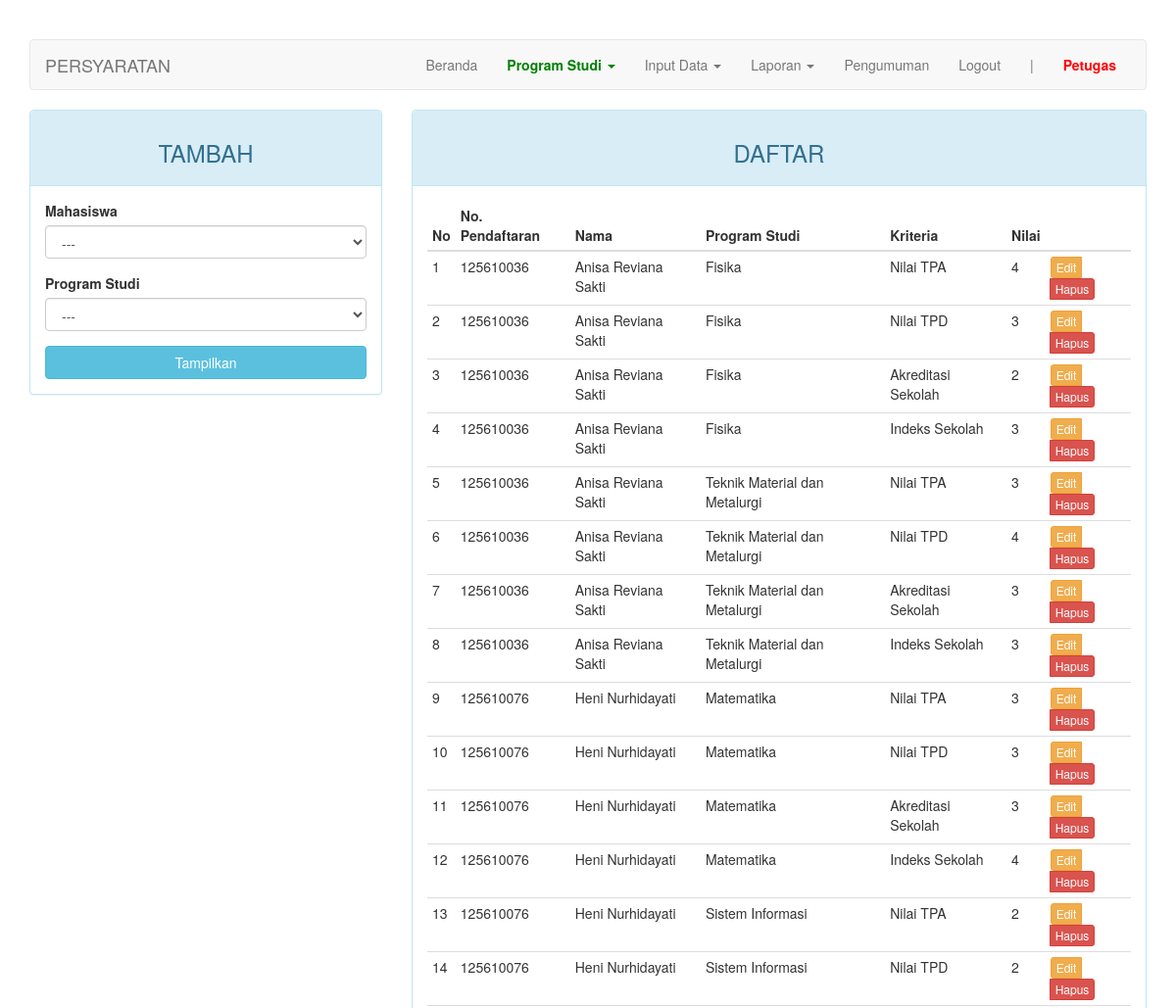
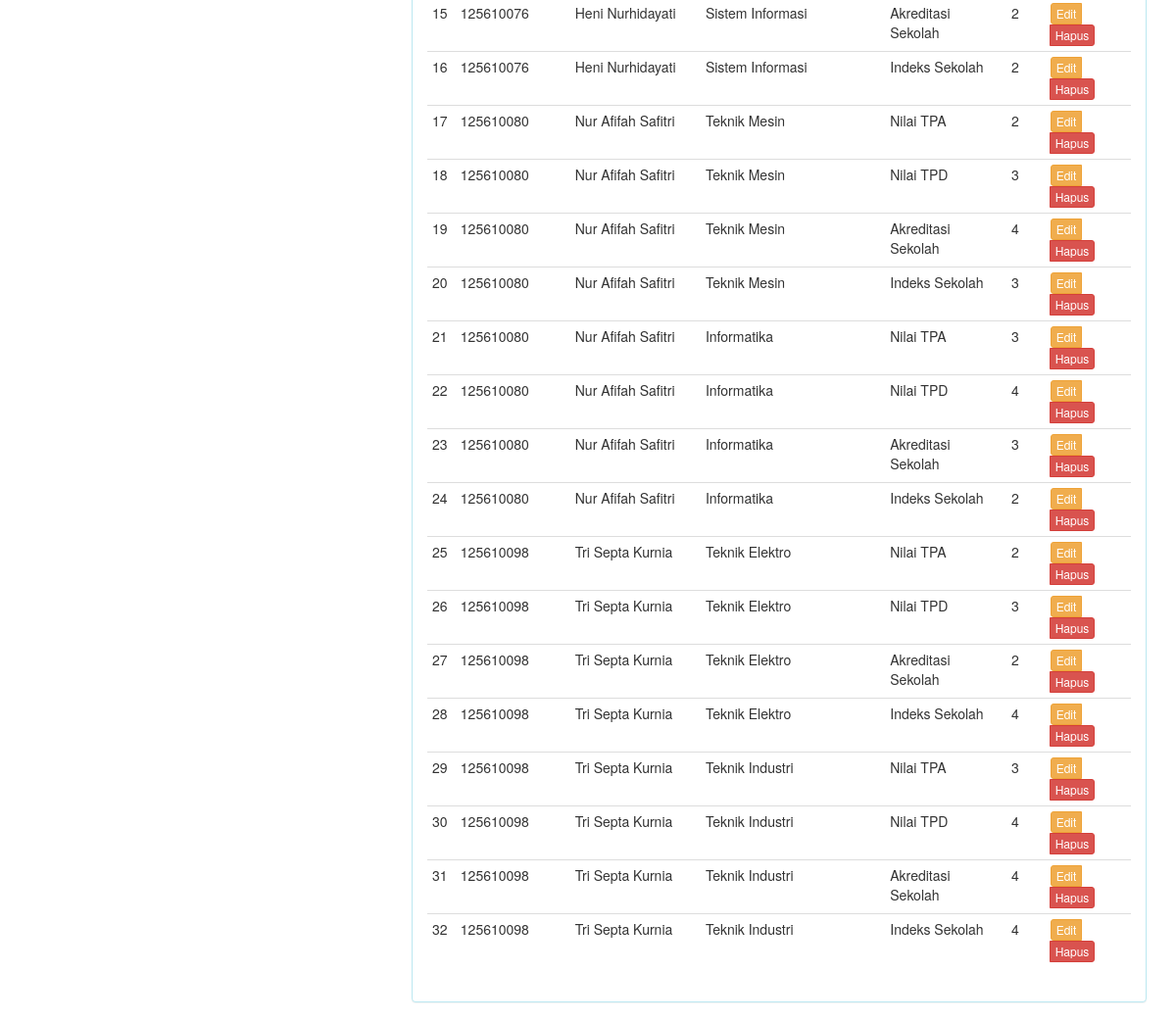
Page /index.php?page=nilai (signed in) on the committed database (2 pictures, top to bottom).
### tables this page shows
CREATE TABLE IF NOT EXISTS `nilai` (
  `kd_nilai` int(11) NOT NULL AUTO_INCREMENT,
  `kd_prodi` int(11) DEFAULT NULL,
  `kd_kriteria` int(11) NOT NULL,
  `no_pendaftaran` char(9) NOT NULL,
  `nilai` float DEFAULT NULL,
  PRIMARY KEY (`kd_nilai`),
  KEY `fk_kriteria` (`kd_kriteria`),
  KEY `fk_camaba` (`no_pendaftaran`),
  KEY `fk_prodi` (`kd_prodi`)
);

CREATE TABLE IF NOT EXISTS `camaba` (
  `no_pendaftaran` char(9) NOT NULL,
  `nama` varchar(30) NOT NULL,
  `alamat` varchar(100) DEFAULT NULL,
  `jenis_kelamin` enum('Laki-laki','Perempuan') DEFAULT NULL,
  `tahun_lulus` char(4) NOT NULL,
  PRIMARY KEY (`no_pendaftaran`)
);

CREATE TABLE IF NOT EXISTS `prodi` (
  `kd_prodi` int(11) NOT NULL AUTO_INCREMENT,
  `nama_prodi` varchar(50) DEFAULT NULL,
  PRIMARY KEY (`kd_prodi`)
);

CREATE TABLE IF NOT EXISTS `kriteria` (
  `kd_kriteria` int(11) NOT NULL AUTO_INCREMENT,
  `kd_prodi` int(11) NOT NULL,
  `nama` varchar(50) DEFAULT NULL,
  `sifat` enum('min','max') DEFAULT NULL,
  PRIMARY KEY (`kd_kriteria`),
  KEY `kd_prodi` (`kd_prodi`),
  KEY `kd_prodi_2` (`kd_prodi`)
);

### page/nilai.php (the view, shortened to what this page needs)
<?php
$update = (isset($_GET['action']) AND $_GET['action'] == 'update') ? true : false;
?>
<div class="row">
	<div class="col-md-4">
	    <div class="panel panel-<?= ($update) ? "warning" : "info" ?>">
	        <div class="panel-heading"><h3 class="text-center"><?= ($update) ? "EDIT" : "TAMBAH" ?></h3></div>
	        <div class="panel-body">
	            <form action="<?=$_SERVER["REQUEST_URI"]?>" method="post">
									<div class="form-group">
										<label for="no_pendaftaran">Mahasiswa</label>
										<?php if ($_POST): ?>
											<input type="text" name="no_pendaftaran" value="<?=$_POST["no_pendaftaran"]?>" class="form-control" readonly="on">
										<?php else: ?>
											<select class="form-control" name="no_pendaftaran">
												<option>---</option>
											</select>
										<?php endif; ?>
									</div>
									<div class="form-group">
	                  <label for="kd_prodi">Program Studi</label>
										<?php if ($_POST): ?>
											<?php $q = $connection->query("SELECT nama_prodi FROM prodi WHERE kd_prodi=$_POST[kd_prodi]"); ?>
											<input type="text"value="<?=$q->fetch_assoc()["nama_prodi"]?>" class="form-control" readonly="on">
											<input type="hidden" name="kd_prodi" value="<?=$_POST["kd_prodi"]?>">
										<?php else: ?>
											<select class="form-control" name="kd_prodi" id="prodi">
												<option>---</option>
											</select>
										<?php endif; ?>
									</div>
	                <button type="submit" id="simpan" class="btn btn-<?= ($update) ? "warning" : "info" ?> btn-block"><?=($_POST) ? "Simpan" : "Tampilkan"?></button>
	            </form>
	        </div>
	    </div>
	</div>
	<div class="col-md-8">
	    <div class="panel panel-info">
	        <div class="panel-heading"><h3 class="text-center">DAFTAR</h3></div>
	        <div class="panel-body">
	            <table class="table table-condensed">
	                <thead>
	                    <tr>
	                        <th>No</th>
							<th>No. Pendaftaran</th>
							<th>Nama</th>
	                        <th>Program Studi</th>
	                        <th>Kriteria</th>
	                        <th>Nilai</th>
	                        <th></th>
	                    </tr>
	                </thead>
	                <tbody>
	                    <?php $no = 1; ?>
	                    <?php if ($query = $connection->query("SELECT a.kd_nilai, c.nama_prodi AS nama_prodi, b.nama AS nama_kriteria, d.no_pendaftaran, d.nama AS nama_camaba, a.nilai FROM nilai a JOIN kriteria b ON a.kd_kriteria=b.kd_kriteria JOIN prodi c ON a.kd_prodi=c.kd_prodi JOIN camaba d ON d.no_pendaftaran=a.no_pendaftaran")): ?>
	                        <?php while($row = $query->fetch_assoc()): ?>
	                        <tr>
	                            <td><?=$no++?></td>
								<td><?=$row['no_pendaftaran']?></td>
								<td><?=$row['nama_camaba']?></td>
	                            <td><?=$row['nama_prodi']?></td>
	                            <td><?=$row['nama_kriteria']?></td>
	                            <td><?=$row['nilai']?></td>
	                            <td>
	                                <div class="btn-group">
	                                    <a href="?page=nilai&action=update&key=<?=$row['kd_nilai']?>" class="btn btn-warning btn-xs">Edit</a>
	                                    <a href="?page=nilai&action=delete&key=<?=$row['kd_nilai']?>" class="btn btn-danger btn-xs">Hapus</a>
	                                </div>
	                            </td>
	                        </tr>
	                        <?php endwhile ?>
	                    <?php endif ?>
	                </tbody>
	            </table>
	        </div>
	    </div>
	</div>
</div>

### index.php (style rules this page uses)
body { margin-top: 40px; }

### rows in the picture
nilai: no_pendaftaran.no_pendaftaran "125610036", no_pendaftaran.nama "Anisa Reviana Sakti", kd_prodi.nama_prodi "Fisika", kd_kriteria.nama "Nilai TPA", nilai "4"
nilai: no_pendaftaran.no_pendaftaran "125610036", no_pendaftaran.nama "Anisa Reviana Sakti", kd_prodi.nama_prodi "Fisika", kd_kriteria.nama "Nilai TPD", nilai "3"
nilai: no_pendaftaran.no_pendaftaran "125610036", no_pendaftaran.nama "Anisa Reviana Sakti", kd_prodi.nama_prodi "Fisika", kd_kriteria.nama "Akreditasi Sekolah", nilai "2"
nilai: no_pendaftaran.no_pendaftaran "125610036", no_pendaftaran.nama "Anisa Reviana Sakti", kd_prodi.nama_prodi "Fisika", kd_kriteria.nama "Indeks Sekolah", nilai "3"
nilai: no_pendaftaran.no_pendaftaran "125610036", no_pendaftaran.nama "Anisa Reviana Sakti", kd_prodi.nama_prodi "Teknik Material dan Metalurgi", kd_kriteria.nama "Nilai TPA", nilai "3"
nilai: no_pendaftaran.no_pendaftaran "125610036", no_pendaftaran.nama "Anisa Reviana Sakti", kd_prodi.nama_prodi "Teknik Material dan Metalurgi", kd_kriteria.nama "Nilai TPD", nilai "4"
nilai: no_pendaftaran.no_pendaftaran "125610036", no_pendaftaran.nama "Anisa Reviana Sakti", kd_prodi.nama_prodi "Teknik Material dan Metalurgi", kd_kriteria.nama "Akreditasi Sekolah", nilai "3"
nilai: no_pendaftaran.no_pendaftaran "125610036", no_pendaftaran.nama "Anisa Reviana Sakti", kd_prodi.nama_prodi "Teknik Material dan Metalurgi", kd_kriteria.nama "Indeks Sekolah", nilai "3"
nilai: no_pendaftaran.no_pendaftaran "125610076", no_pendaftaran.nama "Heni Nurhidayati", kd_prodi.nama_prodi "Matematika", kd_kriteria.nama "Nilai TPA", nilai "3"
nilai: no_pendaftaran.no_pendaftaran "125610076", no_pendaftaran.nama "Heni Nurhidayati", kd_prodi.nama_prodi "Matematika", kd_kriteria.nama "Nilai TPD", nilai "3"
nilai: no_pendaftaran.no_pendaftaran "125610076", no_pendaftaran.nama "Heni Nurhidayati", kd_prodi.nama_prodi "Matematika", kd_kriteria.nama "Akreditasi Sekolah", nilai "3"
nilai: no_pendaftaran.no_pendaftaran "125610076", no_pendaftaran.nama "Heni Nurhidayati", kd_prodi.nama_prodi "Matematika", kd_kriteria.nama "Indeks Sekolah", nilai "4"
nilai: no_pendaftaran.no_pendaftaran "125610076", no_pendaftaran.nama "Heni Nurhidayati", kd_prodi.nama_prodi "Sistem Informasi", kd_kriteria.nama "Nilai TPA", nilai "2"
nilai: no_pendaftaran.no_pendaftaran "125610076", no_pendaftaran.nama "Heni Nurhidayati", kd_prodi.nama_prodi "Sistem Informasi", kd_kriteria.nama "Nilai TPD", nilai "2"
nilai: no_pendaftaran.no_pendaftaran "125610076", no_pendaftaran.nama "Heni Nurhidayati", kd_prodi.nama_prodi "Sistem Informasi", kd_kriteria.nama "Akreditasi Sekolah", nilai "2"
nilai: no_pendaftaran.no_pendaftaran "125610076", no_pendaftaran.nama "Heni Nurhidayati", kd_prodi.nama_prodi "Sistem Informasi", kd_kriteria.nama "Indeks Sekolah", nilai "2"
nilai: no_pendaftaran.no_pendaftaran "125610080", no_pendaftaran.nama "Nur Afifah Safitri", kd_prodi.nama_prodi "Teknik Mesin", kd_kriteria.nama "Nilai TPA", nilai "2"
nilai: no_pendaftaran.no_pendaftaran "125610080", no_pendaftaran.nama "Nur Afifah Safitri", kd_prodi.nama_prodi "Teknik Mesin", kd_kriteria.nama "Nilai TPD", nilai "3"
nilai: no_pendaftaran.no_pendaftaran "125610080", no_pendaftaran.nama "Nur Afifah Safitri", kd_prodi.nama_prodi "Teknik Mesin", kd_kriteria.nama "Akreditasi Sekolah", nilai "4"
nilai: no_pendaftaran.no_pendaftaran "125610080", no_pendaftaran.nama "Nur Afifah Safitri", kd_prodi.nama_prodi "Teknik Mesin", kd_kriteria.nama "Indeks Sekolah", nilai "3"
nilai: no_pendaftaran.no_pendaftaran "125610080", no_pendaftaran.nama "Nur Afifah Safitri", kd_prodi.nama_prodi "Informatika", kd_kriteria.nama "Nilai TPA", nilai "3"
nilai: no_pendaftaran.no_pendaftaran "125610080", no_pendaftaran.nama "Nur Afifah Safitri", kd_prodi.nama_prodi "Informatika", kd_kriteria.nama "Nilai TPD", nilai "4"
nilai: no_pendaftaran.no_pendaftaran "125610080", no_pendaftaran.nama "Nur Afifah Safitri", kd_prodi.nama_prodi "Informatika", kd_kriteria.nama "Akreditasi Sekolah", nilai "3"
nilai: no_pendaftaran.no_pendaftaran "125610080", no_pendaftaran.nama "Nur Afifah Safitri", kd_prodi.nama_prodi "Informatika", kd_kriteria.nama "Indeks Sekolah", nilai "2"
nilai: no_pendaftaran.no_pendaftaran "125610098", no_pendaftaran.nama "Tri Septa Kurnia", kd_prodi.nama_prodi "Teknik Elektro", kd_kriteria.nama "Nilai TPA", nilai "2"
nilai: no_pendaftaran.no_pendaftaran "125610098", no_pendaftaran.nama "Tri Septa Kurnia", kd_prodi.nama_prodi "Teknik Elektro", kd_kriteria.nama "Nilai TPD", nilai "3"
nilai: no_pendaftaran.no_pendaftaran "125610098", no_pendaftaran.nama "Tri Septa Kurnia", kd_prodi.nama_prodi "Teknik Elektro", kd_kriteria.nama "Akreditasi Sekolah", nilai "2"
nilai: no_pendaftaran.no_pendaftaran "125610098", no_pendaftaran.nama "Tri Septa Kurnia", kd_prodi.nama_prodi "Teknik Elektro", kd_kriteria.nama "Indeks Sekolah", nilai "4"
nilai: no_pendaftaran.no_pendaftaran "125610098", no_pendaftaran.nama "Tri Septa Kurnia", kd_prodi.nama_prodi "Teknik Industri", kd_kriteria.nama "Nilai TPA", nilai "3"
nilai: no_pendaftaran.no_pendaftaran "125610098", no_pendaftaran.nama "Tri Septa Kurnia", kd_prodi.nama_prodi "Teknik Industri", kd_kriteria.nama "Nilai TPD", nilai "4"
nilai: no_pendaftaran.no_pendaftaran "125610098", no_pendaftaran.nama "Tri Septa Kurnia", kd_prodi.nama_prodi "Teknik Industri", kd_kriteria.nama "Akreditasi Sekolah", nilai "4"
nilai: no_pendaftaran.no_pendaftaran "125610098", no_pendaftaran.nama "Tri Septa Kurnia", kd_prodi.nama_prodi "Teknik Industri", kd_kriteria.nama "Indeks Sekolah", nilai "4"

### other values in the picture
$str "PERSYARATAN"
$_SESSION["username"] "Petugas"
